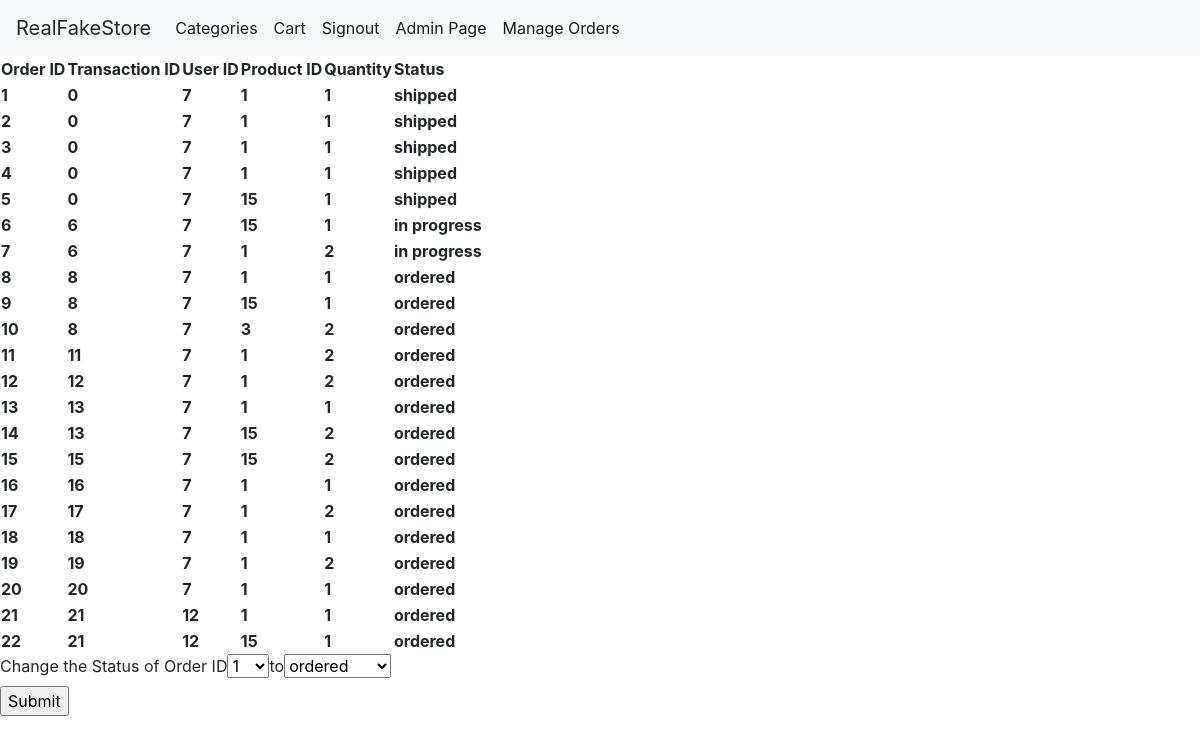
Screenshot of /admin/order_transaction.php (signed in) with the database file from the repository.
### tables this page shows
CREATE TABLE `user_order` (
  `id` int(11) NOT NULL,
  `transaction_id` smallint(6) NOT NULL,
  `user_id` tinyint(4) NOT NULL,
  `product_id` tinyint(11) NOT NULL,
  `quantity` tinyint(4) NOT NULL,
  `status` text NOT NULL DEFAULT 'ordered'
);

### admin/order_transaction.php (the view, shortened to what this page needs)
<?php
require_once('../theme/header.php');
require_once('verify_if_admin.php');
$order_query=$connection->prepare('SELECT * FROM user_order');
$order_query->execute();
echo'<table>';
    echo'<tr>';
    echo'<th>Order ID</th>';
    echo'<th>Transaction ID</th>';
    echo'<th>User ID</th>';
    echo'<th>Product ID</th>';
    echo'<th>Quantity</th>';
    echo'<th>Status</th>';
  while($order=$order_query->fetch()){
    $order_id = $order['id'];
    $order_transaction = $order['transaction_id'];
    $user_id = $order['user_id'];
    $product_id = $order['product_id'];
    $quantity = $order['quantity'];
    $status = $order['status'];
  echo'<tr>';
  echo'<th>'.$order_id.'</th>';
  echo'<th>'.$order_transaction.'</th>';
  echo'<th>'.$user_id.'</th>';
  echo'<th>'.$product_id.'</th>';
  echo'<th>'.$quantity.'</th>';
  echo'<th>'.$status.'</th>';
  echo'</tr>';
}
echo'</table>';
$order_query=$connection->prepare('SELECT * FROM user_order');
$order_query->execute();
echo'<form method="POST">';
    echo'<label for="order_id">Change the Status of Order ID</label>';
    echo '<select name="order_id" id="order_id">';
    while($order=$order_query->fetch()){
        $order_id = $order['id'];
        echo'<option value="'.$order_id.'">'.$order_id.'</option>';
    }
    echo'</select>';
    echo'<label for="status">to </label>';
    echo '<select name="status" id="status">';
        echo'<option value="ordered">ordered</option>';
    echo'</select>';
    echo'<input type="submit" value="Submit">';
echo'</form>';

### rows the page displays
user_order: id "1", transaction "0", user "7", product "1", quantity "1", status "shipped"
user_order: id "2", transaction "0", user "7", product "1", quantity "1", status "shipped"
user_order: id "3", transaction "0", user "7", product "1", quantity "1", status "shipped"
user_order: id "4", transaction "0", user "7", product "1", quantity "1", status "shipped"
user_order: id "5", transaction "0", user "7", product "15", quantity "1", status "shipped"
user_order: id "6", transaction "6", user "7", product "15", quantity "1", status "in progress"
user_order: id "7", transaction "6", user "7", product "1", quantity "2", status "in progress"
user_order: id "8", transaction "8", user "7", product "1", quantity "1", status "ordered"
user_order: id "9", transaction "8", user "7", product "15", quantity "1", status "ordered"
user_order: id "10", transaction "8", user "7", product "3", quantity "2", status "ordered"
user_order: id "11", transaction "11", user "7", product "1", quantity "2", status "ordered"
user_order: id "12", transaction "12", user "7", product "1", quantity "2", status "ordered"
user_order: id "13", transaction "13", user "7", product "1", quantity "1", status "ordered"
user_order: id "14", transaction "13", user "7", product "15", quantity "2", status "ordered"
user_order: id "15", transaction "15", user "7", product "15", quantity "2", status "ordered"
user_order: id "16", transaction "16", user "7", product "1", quantity "1", status "ordered"
user_order: id "17", transaction "17", user "7", product "1", quantity "2", status "ordered"
user_order: id "18", transaction "18", user "7", product "1", quantity "1", status "ordered"
user_order: id "19", transaction "19", user "7", product "1", quantity "2", status "ordered"
user_order: id "20", transaction "20", user "7", product "1", quantity "1", status "ordered"
user_order: id "21", transaction "21", user "12", product "1", quantity "1", status "ordered"
user_order: id "22", transaction "21", user "12", product "15", quantity "1", status "ordered"

### other values shown
form field order_id "1"
